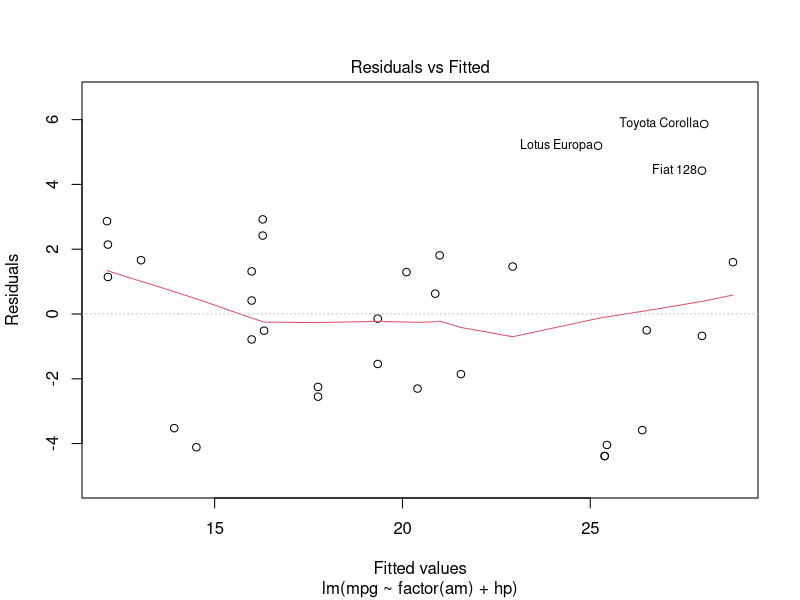
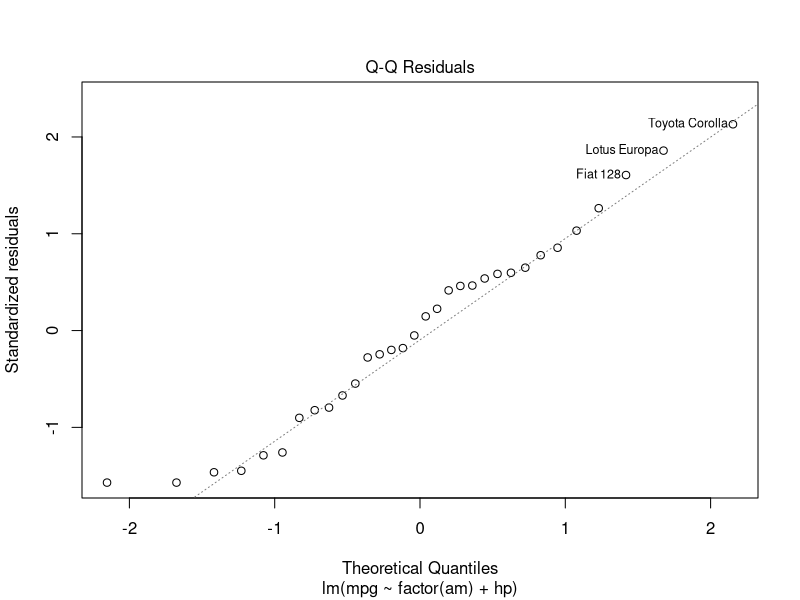
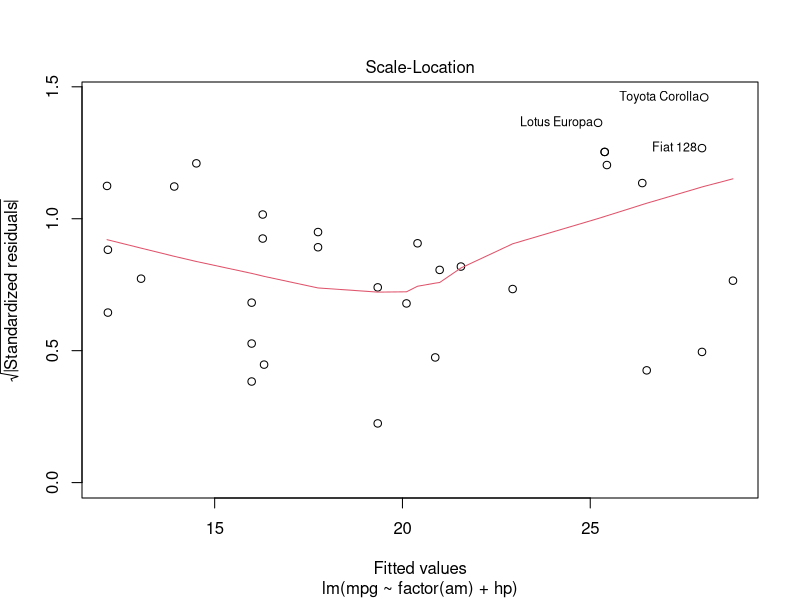
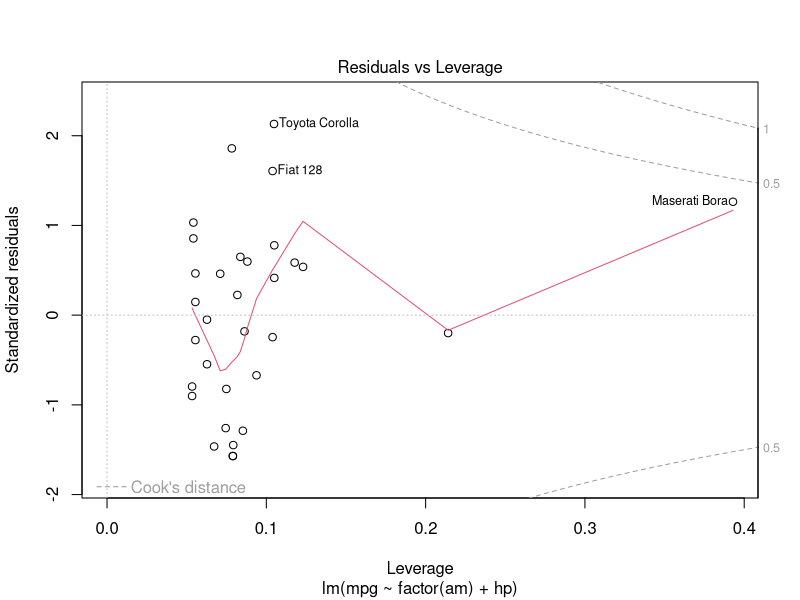

Recreate these plots in R, in order.
## ---- chunk 1
data(mtcars)
## ---- chunk 2
tab1<-table(mtcars$am)
tab2<-summary(mtcars$mpg)
tab3<-table(mtcars$cyl)
tab4<-summary(mtcars$disp)
tab5<-summary(mtcars$hp)
ttab6<-summary(mtcars$qsec)
tab7<-table(mtcars$carb)
## ---- chunk 3
test1<-t.test(mtcars$mpg~factor(mtcars$am))
test2<-cor(mtcars$am,mtcars$gear)
test3<-cor(mtcars$hp,mtcars$cyl)
test4<-cor(mtcars$hp,mtcars$disp)
## ---- chunk 4
bivar1<-lm(mpg~hp,data=mtcars)
bivar2<-lm(mpg~carb,data=mtcars)
bivar3<-lm(mpg~qsec,data=mtcars)
## ---- chunk 5
modfit1<-lm(mpg~factor(am),data=mtcars)
modfit2<-lm(mpg~factor(am)+hp,data=mtcars)
summary(modfit2)
modfit3<-lm(mpg~factor(am)+hp+carb,data=mtcars)
modfit4<-lm(mpg~factor(am)+hp+carb+qsec,data=mtcars)
modfit5<-lm(mpg~factor(am)+hp+carb+qsec+vs,data=mtcars)
## ---- chunk 6
anova(modfit1,modfit2,modfit3,modfit4,modfit5)
## ---- chunk 7
plot(modfit2)
